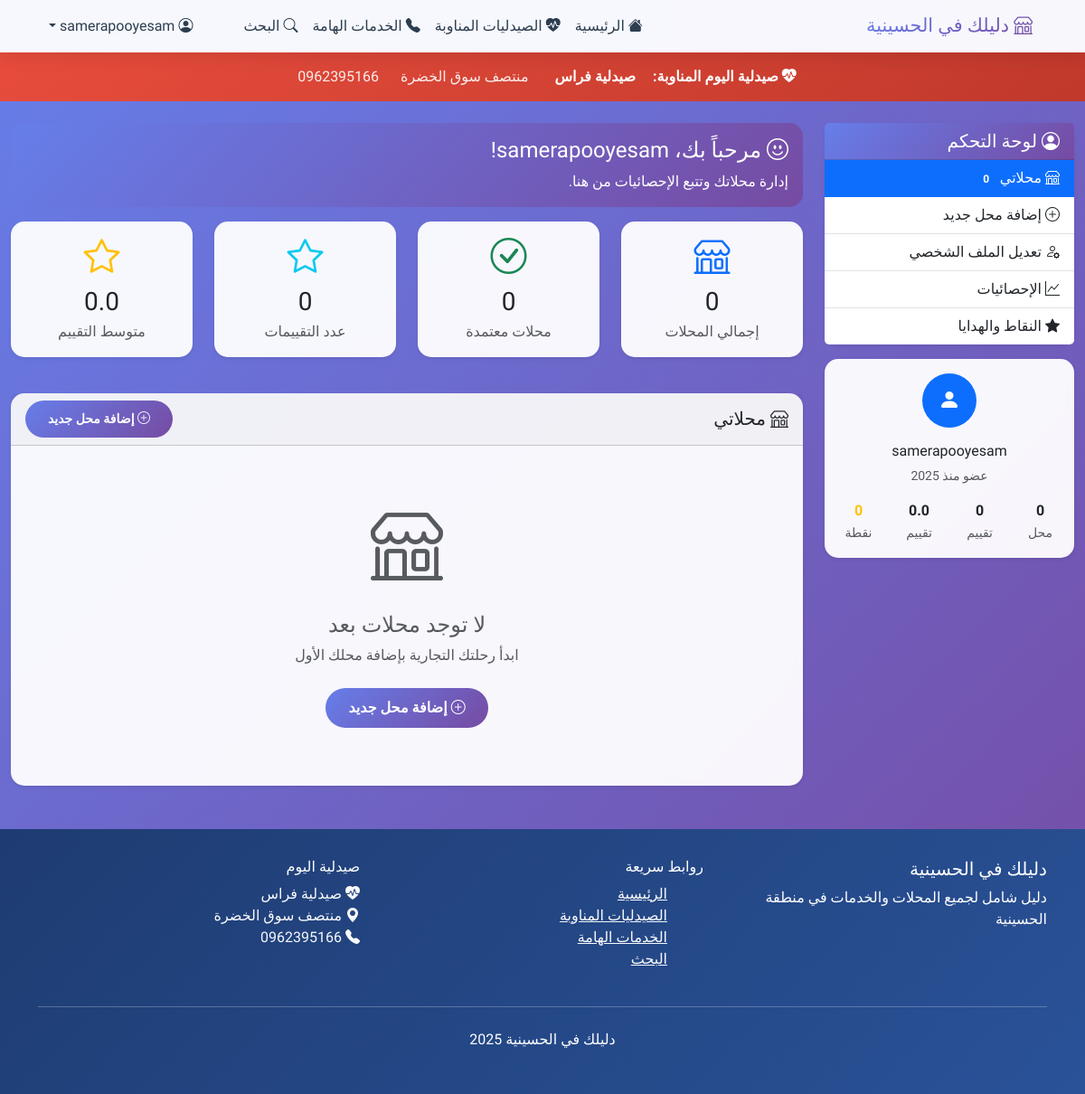
The app's page /dashboard (signed in), older data.
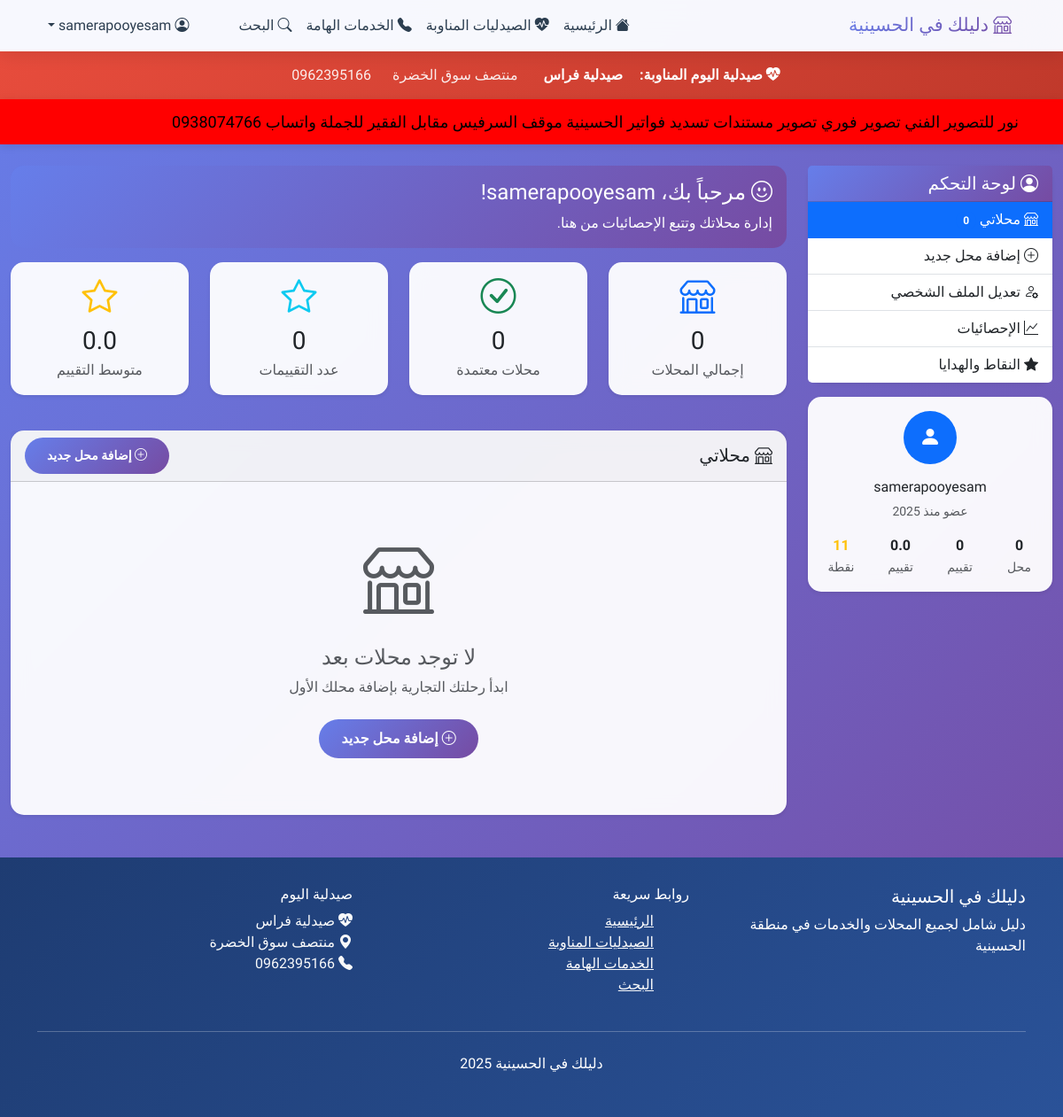
The same page, newer data.
### tables this page shows
CREATE TABLE ticker_messages (
            id INTEGER PRIMARY KEY AUTOINCREMENT,
            message TEXT NOT NULL,
            type TEXT,
            priority INTEGER DEFAULT 1,
            is_active BOOLEAN DEFAULT 1,
            created_at TIMESTAMP DEFAULT CURRENT_TIMESTAMP
        , direction TEXT DEFAULT "right", speed INTEGER DEFAULT 50, background_color TEXT DEFAULT "#11998e", text_color TEXT DEFAULT "#ffffff", font_size INTEGER DEFAULT 16, pages TEXT DEFAULT "all");

### app.py (the view)
@app.route('/dashboard')
def dashboard():
    if 'user_id' not in session:
        flash('يجب تسجيل الدخول للوصول لهذه الصفحة', 'error')
        return redirect(url_for('login'))
    conn = sqlite3.connect('hussainiya_stores.db')
    cursor = conn.cursor()
    cursor.execute('''
        SELECT s.*, c.name as category_name
        FROM stores s
        LEFT JOIN categories c ON s.category_id = c.id
        WHERE s.user_id = ?
        ORDER BY s.created_at DESC
    ''', (session['user_id'],))
    user_stores = cursor.fetchall()
    cursor.execute('SELECT created_at FROM users WHERE id = ?', (session['user_id'],))
    user_data = cursor.fetchone()
    if user_data and user_data[0]:
        join_year = user_data[0][:4]  # أخذ أول 4 أرقام (السنة)
    else:
        join_year = "2024"
    total_ratings = sum(1 for store in user_stores if store[10] and store[10] > 0) if user_stores else 0
    avg_rating = sum(store[10] for store in user_stores if store[10]) / len([s for s in user_stores if s[10]]) if user_stores and any(s[10] for s in user_stores) else 0
    approved_stores = len([s for s in user_stores if s[8] == 1])
    cursor.execute('SELECT * FROM categories ORDER BY name')
    categories = cursor.fetchall()
    points_summary = get_user_points_summary(session['user_id'])
    conn.close()
    return render_template('dashboard.html',
                         user_stores=user_stores,
                         join_year=join_year,
                         total_ratings=total_ratings,
                         avg_rating=avg_rating,
                         approved_stores=approved_stores,
                         categories=categories,
                         user_points=points_summary['available_points'])

### app.py (called while the page is built)
@app.context_processor
def inject_user_info():
    user_verification_status = False
    user_can_edit_name = True
    if 'user_id' in session:
        try:
            conn = sqlite3.connect('hussainiya_stores.db')
            cursor = conn.cursor()
            cursor.execute('SELECT is_verified, can_edit_name FROM users WHERE id = ?', (session['user_id'],))
            result = cursor.fetchone()
            if result:
                user_verification_status = bool(result[0])
                user_can_edit_name = bool(result[1])
            conn.close()
        except Exception as e:
            print(f"خطأ في الحصول على معلومات التحقق: {e}")
    return dict(
        user_verification_status=user_verification_status,
        user_can_edit_name=user_can_edit_name
    )

### templates/dashboard.html (shortened to what the changed rows need)
{% extends "base.html" %}
{% block content %}
<div class="container-fluid mt-4">
    <div class="row">
        <div class="col-lg-3 col-md-4 mb-4">
            <div class="card border-0 shadow-sm mt-3">
                <div class="card-body text-center">
                    <div class="row text-center">
                        <div class="col-3">
                            <strong class="d-block text-warning">{{ user_points }}</strong>
                            <small class="text-muted">نقطة</small>
                        </div>
                    </div>
                </div>
            </div>
        </div>
    </div>
</div>
{% endblock %}

### templates/base.html (shortened to what the changed rows need)
<!DOCTYPE html>
<html lang="ar" dir="rtl">
<head>
    <link href="https://cdn.jsdelivr.net/npm/bootstrap@5.3.0/dist/css/bootstrap.min.css" rel="stylesheet">
    <link href="https://cdn.jsdelivr.net/npm/bootstrap-icons@1.10.0/font/bootstrap-icons.css" rel="stylesheet">
</head>
<body>
    {% if ticker_messages %}
    {% for ticker in ticker_messages %}
    {% set current_page = request.endpoint or 'index' %}
    {% set ticker_pages = ticker[11] if ticker[11] else 'all' %}
    {% if ticker_pages == 'all' or current_page in ticker_pages.split(',') or (current_page == 'index' and 'homepage' in ticker_pages.split(',')) %}
    <div class="custom-ticker" style="background-color: {{ ticker[7] }}; color: {{ ticker[8] }}; font-size: {{ ticker[9] }}px;">
        <div class="ticker-content ticker-{{ ticker[5] }}" style="animation-duration: {{ ticker[6] }}s;">
            <span class="ticker-text">{{ ticker[1] }}</span>
        </div>
    </div>
    {% endif %}
    {% endfor %}
    {% endif %}
    <main>
        {% block content %}{% endblock %}
    </main>
</body>
</html>

Row changes from the older to the newer data that the page shows:
added ticker_messages: message "نور للتصوير الفني تصوير فوري تصوير مستندات تسديد فواتير الحسينية موقف السرفيس مقابل الفقير للجملة واتساب 0938074766"
Text that changed along with them:
{{ user_points }}: "0" → "11"
